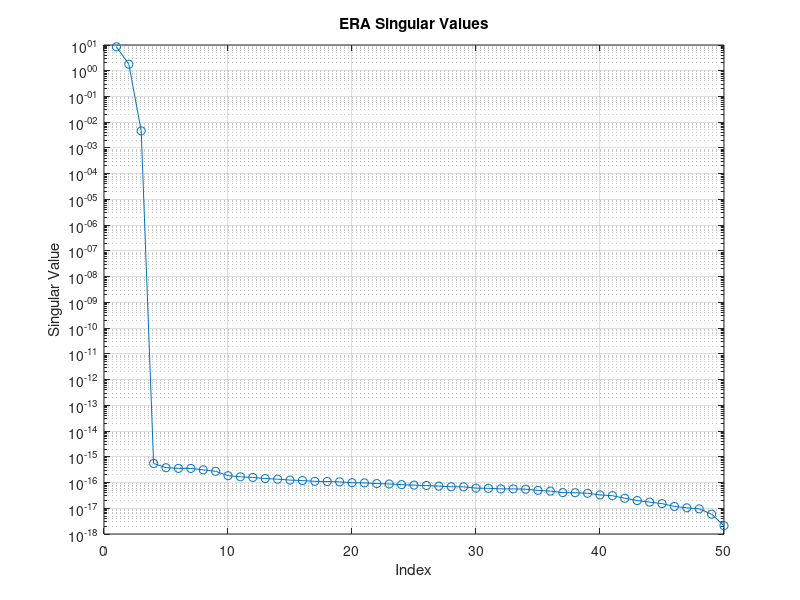
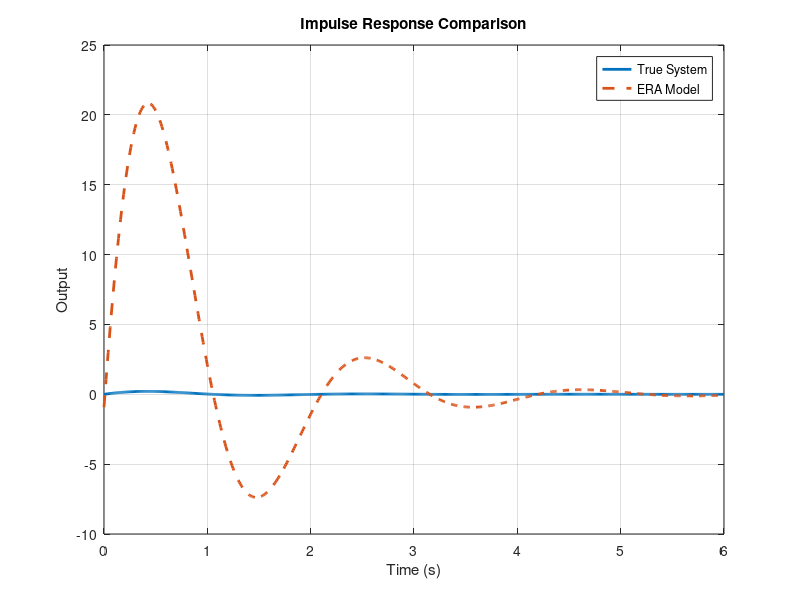

Recreate these plots in MATLAB, in order.
clc
clear
close all

%% Parameters

m = 1;
c = 2;
k = 10;

%% State Space

A = [0 1;
    -k/m -c/m];

B = [0;
     1/m];

C = [1 0];

D = 0;

sys_true = ss(A,B,C,D);

%% Impulse Response
Ts = 0.01;

t = 0:Ts:10;

sysd = c2d(sys_true,Ts);

[y,t] = impulse(sysd);
y = squeeze(y);

%% ERA Hankel Matrices
s = 50;

H0 = hankel(y(1:s),y(s:2*s-1));

H1 = hankel(y(2:s+1),y(s+1:2*s));

%% SVD
[U,S,V] = svd(H0);

figure
semilogy(diag(S),'o-')
grid on
xlabel('Index')
ylabel('Singular Value')
title('ERA Singular Values')


%% Truncation
r = 2;
Ur = U(:,1:r);

Sr = S(1:r,1:r);

Vr = V(:,1:r);

%% Model Recovery
Or = Ur*sqrtm(Sr);
Cr = sqrtm(Sr)*Vr';

A_era = Sr^(-0.5)*Ur'*H1*Vr*Sr^(-0.5);

B_era = Cr(:,1);
C_era = Or(1,:);
D_era = 0;

sys_era_d = ss(A_era,B_era,C_era,D_era,Ts);
sys_era = d2c(sys_era_d);


%% Compare Responses
[y_true,t_true] = impulse(sys_true,t);
[y_era,t_era] = impulse(sys_era,t);

figure

plot(t_true,y_true,'LineWidth',2)
hold on

plot(t_era,y_era,'--','LineWidth',2)

grid on

legend('True System','ERA Model')

xlabel('Time (s)')
ylabel('Output')

title('Impulse Response Comparison')

%% Compare Poles
eig(sysd.A)
eig(A_era)

%% plots
G_true = tf(sysd)

G_era = tf(sys_era_d)

dcgain(sysd)

dcgain(sys_era_d)
